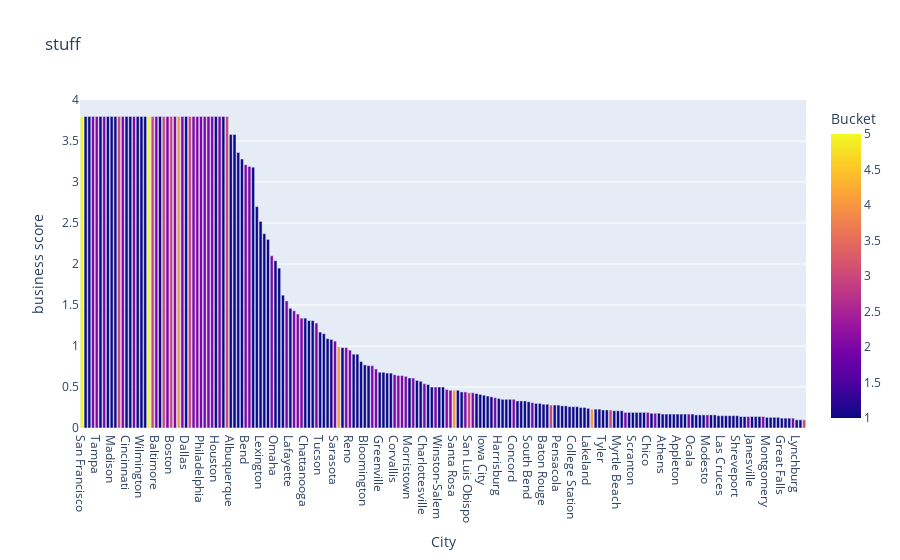

The code cell stored with this chart in its notebook:
### Code cell
k_df_bsb = k_df2.sort_values(by=['business score'], ascending = False)
fig = px.bar(k_df_bsb, x = "City", y="business score", color = "Bucket", title="stuff")
fig.show()
# group these visually or only take the ones with max scores, we can then overlay the Qaultity Score

### Figure 1 — Plotly figure (JSON) as saved in the notebook; plotly's stock layout.template omitted (floating-point values rounded to 4 significant figures; data arrays with more than 128 entries replaced by an {"elided": "..."} marker saying what was removed)
{"data": [{"alignmentgroup": "True", "hovertemplate": "City=%{x}<br>business score=%{y}<br>Bucket=%{marker.color}<extra></extra>", "legendgroup": "", "marker": {"color": {"elided": "195 int values"}, "coloraxis": "coloraxis", "pattern": {"shape": ""}}, "name": "", "offsetgroup": "", "orientation": "v", "showlegend": false, "textposition": "auto", "type": "bar", "x": {"elided": "195 str values"}, "xaxis": "x", "y": {"elided": "195 float values"}, "yaxis": "y"}], "layout": {"barmode": "relative", "coloraxis": {"colorbar": {"title": {"text": "Bucket"}}, "colorscale": [[0, "#0d0887"], [0.1111, "#46039f"], [0.2222, "#7201a8"], [0.3333, "#9c179e"], [0.4444, "#bd3786"], [0.5556, "#d8576b"], [0.6667, "#ed7953"], [0.7778, "#fb9f3a"], [0.8889, "#fdca26"], [1, "#f0f921"]]}, "legend": {"tracegroupgap": 0}, "title": {"text": "stuff"}, "xaxis": {"anchor": "y", "domain": [0, 1], "title": {"text": "City"}}, "yaxis": {"anchor": "x", "domain": [0, 1], "title": {"text": "business score"}}}}
